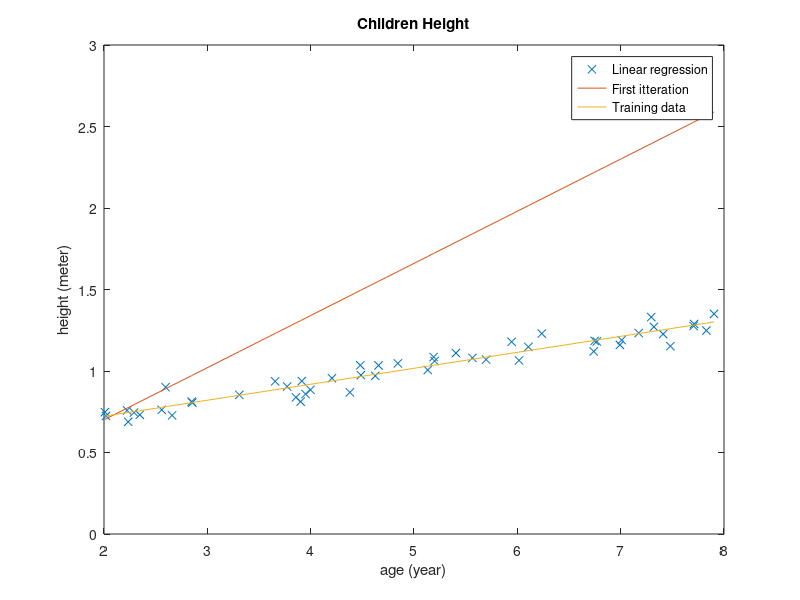

Here is the MATLAB script that generated this plot:
clc;clear;close all;
% Fetch the generated data
age =load('Ages.dat'); % random sorted ages between 2 and 8
height =load('Heights.dat'); % random heights between 0.7 m and 1.3 m
n = size(age,1);
plot(age,height,'x')
title('Children Height')
xlabel('age (year)') 
ylabel('height (meter)')
hold on
% 3. Intercept point 1
IP = ones(n,1);
age = [IP age];
% 4. Implementation Gradient Descent
alfa = 0.06; % Learning rate adjust with different data sets
alltheta = [0,0];
h = age*alltheta(1,:)';
alltheta(2,1) = alltheta(1,1) - alfa/n*sum((h-height).*age(:,1));
alltheta(2,2) = alltheta(1,2) - alfa/n*sum((h-height).*age(:,2));
plot(age(:,2), age*alltheta(2,:)', '-')
% 5. Iterations
maxir = 1500;
% start from the third itteration, you already have it 1 
for it = 2:maxir+2
    alltheta(it,1) = alltheta(it-1,1) - alfa/n*sum((h-height).*age(:,1));
    alltheta(it,2) = alltheta(it-1,2) - alfa/n*sum((h-height).*age(:,2));
    h = age*alltheta(it,:)';
    if((abs(alltheta(it-1,1)-alltheta(it,1)) < 0.0000001) && ...
        (abs(alltheta(it-1,2)-alltheta(it,2))) < 0.0000001)
        break;
    end
    %plot(age(:,2), age*alltheta(it,:)', '-')% To see gradual progress 
end
it
theta = alltheta(it,:)
plot(age(:,2), age*theta', '-')
legend( 'Linear regression','First itteration','Training data')
ylim([0,3])

% 6. Predictions
child3y50 = 3.5 * theta(2) + theta(1)
child7y00 = 7 * theta(2) + theta(1)